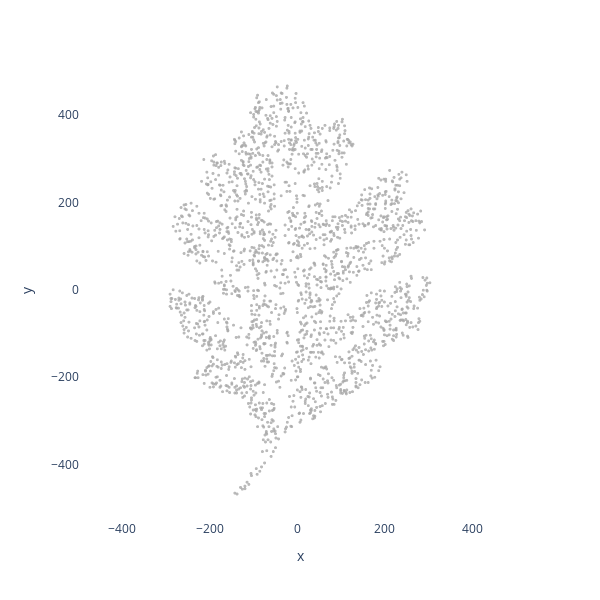

The notebook cell saved with this chart:
### Markdown cell above
# All in one step!

### Code cell
image_path = r"images\OakLeaf.png"
points_df = image_to_points(image_path, num_points=2000)
plot_points(points_df, 3)

### Figure 1 — Plotly figure (JSON) as saved in the notebook; plotly's stock layout.template omitted (floating-point values rounded to 4 significant figures; data arrays with more than 128 entries replaced by an {"elided": "..."} marker saying what was removed)
{"data": [{"hovertemplate": "x=%{x}<br>y=%{y}<extra></extra>", "legendgroup": "", "marker": {"color": "darkgrey", "opacity": 0.8, "size": 3, "symbol": "circle"}, "mode": "markers", "name": "", "showlegend": false, "type": "scattergl", "x": {"elided": "2000 int values"}, "xaxis": "x", "y": {"elided": "2000 int values"}, "yaxis": "y"}], "layout": {"height": 600, "legend": {"tracegroupgap": 0}, "margin": {"t": 60}, "paper_bgcolor": "white", "plot_bgcolor": "white", "width": 600, "xaxis": {"anchor": "y", "domain": [0, 1], "showgrid": false, "title": {"text": "x"}, "visible": true}, "yaxis": {"anchor": "x", "domain": [0, 1], "scaleanchor": "x", "scaleratio": 1, "showgrid": false, "title": {"text": "y"}, "visible": true}}}
